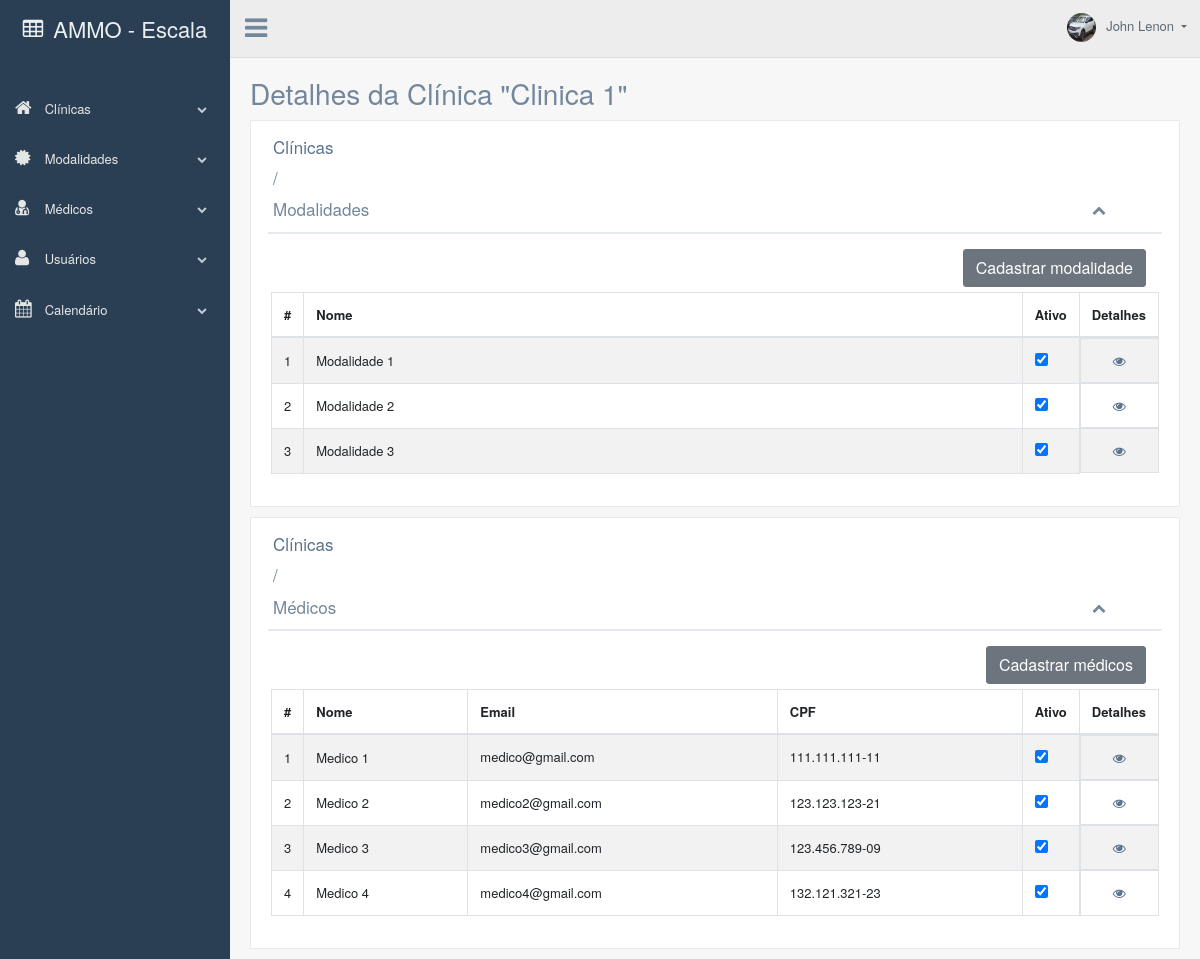
The page /detalhesClinicas.php?id=85 (signed in) on the database as committed earlier.
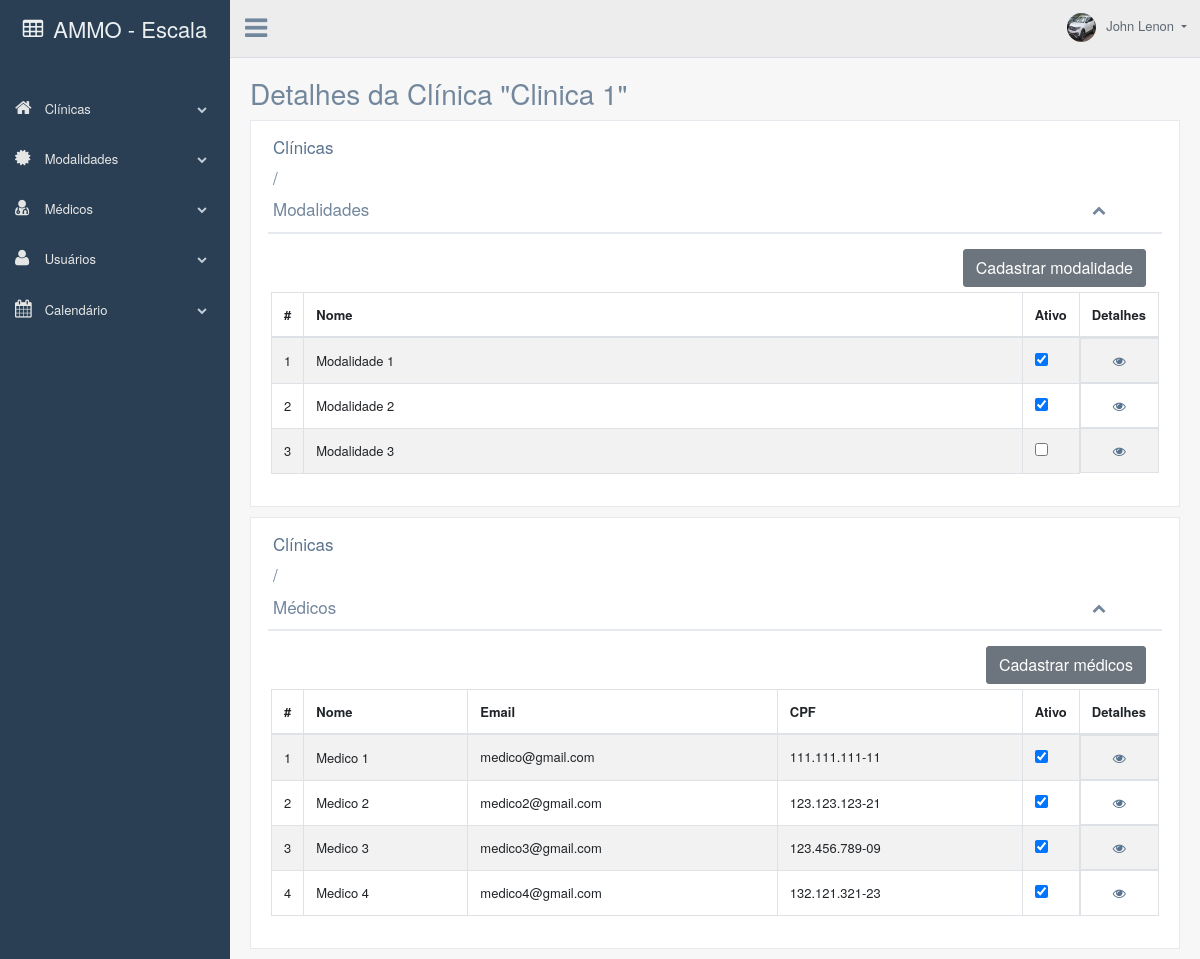
The same page on the database as committed later.
### tables this page shows
CREATE TABLE `modalidades` (
  `id` int(11) NOT NULL,
  `nome` varchar(255) NOT NULL
);

CREATE TABLE `detalhes_clinica` (
  `id` int(11) NOT NULL,
  `id_clinica` int(11) NOT NULL,
  `id_modalidade` int(11) NOT NULL,
  `id_medico` int(11) NOT NULL,
  `verificar` int(11) NOT NULL
);

### detalhesClinicas.php (the view, shortened to what the changed rows need)
<?php
include("banco_de_dados/detalhesClinicaBanco.php");
$modalidades = $mysqli->query("SELECT * FROM modalidades");
$clinica_id = $_GET['id'];
$algo = $mysqli->query("SELECT * FROM detalhes_clinica WHERE id_clinica = '$clinica_id'");
?>
<!DOCTYPE html>
<html lang="pt-br">
<head>
    <?php include("links.php"); ?>
</head>
<body class="nav-md">
    <div class="container body">
        <div class="main_container">
            <div class="right_col" role="main">
                <div class="row">
                    <div class="col-md-12 col-sm-12">
                        <div class="x_panel">
                            <div class="x_title">
                                <a href="listaClinicas.php"><h2>Clínicas</h2></a> <h2>/</h2> <h2>Modalidades </h2>
                            </div>
                            <div class="x_content">
                                <div class="card-box table-responsive">
                                    <table id="datatable-responsive" class="table table-striped table-bordered dt-responsive nowrap compact" cellspacing="0" width="100%">
                                        <thead>
                                            <tr>
                                                <th style="width: 0px;">#</th>
                                                <th>Nome</th>
                                                <th style="width: 0px;">Ativo</th>
                                                <th style="width: 0px;">Detalhes</th>
                                            </tr>
                                        </thead>
                                        <tbody>
                                            <?php
                                            $i = 0;
                                            foreach ($modalidades as $modalidades) :
                                            ?>
                                                <tr>
                                                    <td class="align-middle" scope="row"><?php echo ++$i; ?></td>
                                                    <td class="align-middle"> <?php echo $modalidades['nome']; ?></td>
                                                    <td class="align-middle">
                                                        <input id="switch" data-id="<?php echo $modalidades['id'] ?>" type="checkbox" class="js-switch" <?php
                                                                                                                                                        foreach ($algo as $item) :
                                                                                                                                                            if ($item['id_modalidade'] == $modalidades['id']) {
                                                                                                                                                                echo $item['verificar'] ? "checked" : '';
                                                                                                                                                            }
                                                                                                                                                        endforeach;
                                                                                                                                                        ?> />
                                                    </td>
                                                    <td class="align-middle d-flex justify-content-center">
                                                        <form style="margin: 0px;" action="detalhesModalidades.php?id=<?php echo $modalidades['id'] ?>" method="post">
                                                            <a href="javascript:void(0);" onclick="submitForm(this);" class="fa fa-eye" style="border:none; background-color:transparent;" name="enviar_nome_modalidade" id="<?php echo $modalidades['id'] ?>"></a>
                                                        </form>
                                                    </td>
                                                </tr>
                                            <?php
                                            endforeach;
                                            ?>
                                        </tbody>
                                    </table>
                                </div>
                            </div>
                        </div>
                        <div class="x_panel">
                            <div class="x_title">
                            <a href="listaClinicas.php"><h2>Clínicas</h2></a> <h2>/</h2> <h2>Médicos</h2>
                            </div>
                            <div class="x_content">
                                <div class="card-box table-responsive">
                                    <table id="datatable-responsive-medicos" class="table table-striped table-bordered dt-responsive nowrap compact" cellspacing="0" width="100%">
                                        <thead>
                                            <tr>
                                                <th style="width: 0px;">#</th>
                                                <th>Nome</th>
                                                <th>Email</th>
                                                <th>CPF</th>
                                                <th style="width: 0px;">Ativo</th>
                                                <th style="width: 0px;">Detalhes</th>
                                            </tr>
                                        </thead>
                                    </table>
                                </div>
                            </div>
                        </div>
                    </div>
                </div>
            </div>
        </div>
    </div>
</body>
</html>

Rows that differ between the two databases and show on the page:
changed through a linked row, modalidades "Modalidade 3": id.id_modalidade "☑" → "☐"
